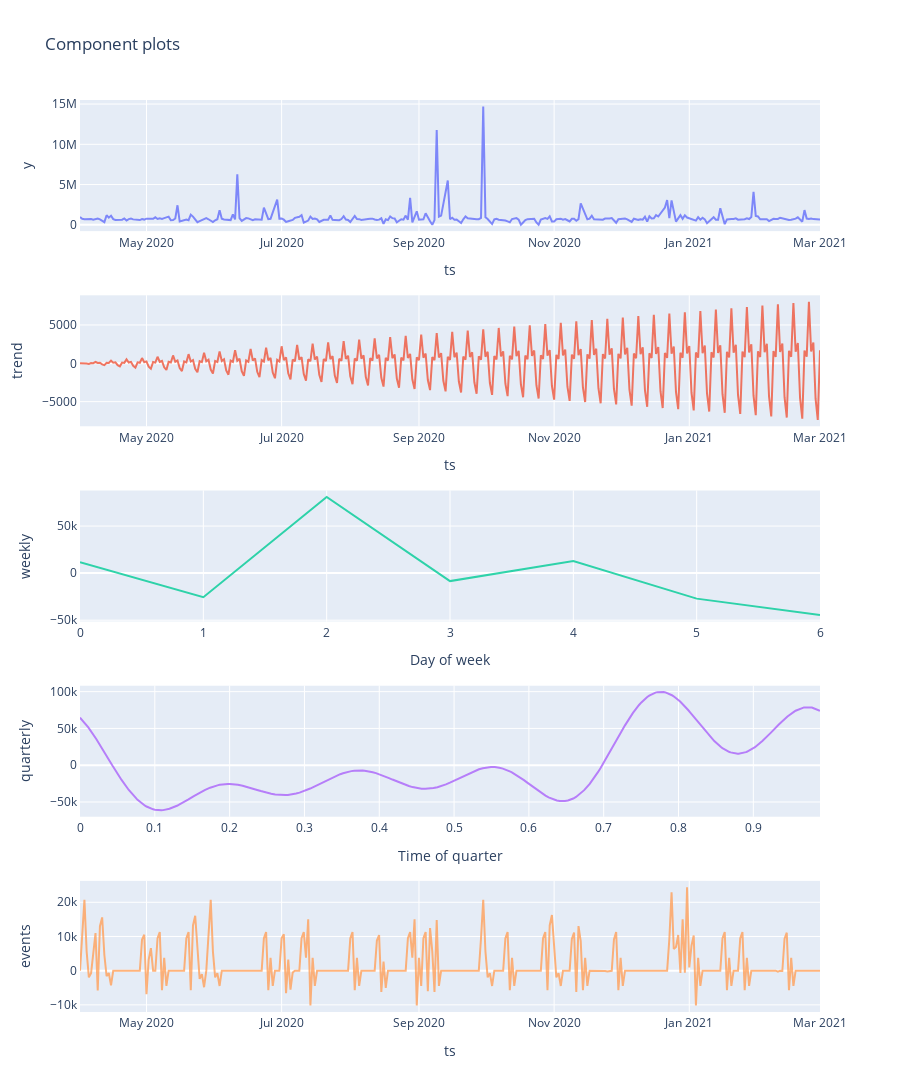

Source (notebook cell):
### Code cell
from plotly.offline import init_notebook_mode, iplot
init_notebook_mode(connected=True)

fig = backtest.plot_components()
iplot(fig)  # fig.show() if you are using "PROPHET" template

### Figure 1 — Plotly figure (JSON) as saved in the notebook; plotly's stock layout.template omitted (floating-point values rounded to 4 significant figures; data arrays with more than 128 entries replaced by an {"elided": "..."} marker saying what was removed)
{"data": [{"mode": "lines", "name": "y", "opacity": 0.8, "showlegend": false, "type": "scatter", "x": {"elided": "335 str values"}, "xaxis": "x", "y": {"elided": "335 float values"}, "yaxis": "y"}, {"mode": "lines", "name": "trend", "opacity": 0.8, "showlegend": false, "type": "scatter", "x": {"elided": "335 str values"}, "xaxis": "x2", "y": {"elided": "335 float values"}, "yaxis": "y2"}, {"mode": "lines", "name": "WEEKLY_SEASONALITY", "opacity": 0.8, "showlegend": false, "type": "scatter", "x": [0, 1, 2, 3, 4, 5, 6], "xaxis": "x3", "y": [11620.0, -25600.0, 80980.0, -8456.0, 12930.0, -27100.0, -44600.0], "yaxis": "y3"}, {"mode": "lines", "name": "QUARTERLY_SEASONALITY", "opacity": 0.8, "showlegend": false, "type": "scatter", "x": {"elided": "240 float values"}, "xaxis": "x4", "y": {"elided": "240 float values"}, "yaxis": "y4"}, {"mode": "lines", "name": "events", "opacity": 0.8, "showlegend": false, "type": "scatter", "x": {"elided": "335 str values"}, "xaxis": "x5", "y": {"elided": "335 float values"}, "yaxis": "y5"}], "layout": {"height": 1750, "showlegend": true, "title": {"text": "Component plots"}, "xaxis": {"anchor": "y", "domain": [0, 1], "mirror": true, "showline": true, "title": {"text": "ts"}}, "xaxis2": {"anchor": "y2", "domain": [0, 1], "mirror": true, "showline": true, "title": {"text": "ts"}}, "xaxis3": {"anchor": "y3", "domain": [0, 1], "mirror": true, "showline": true, "title": {"text": "Day of week"}}, "xaxis4": {"anchor": "y4", "domain": [0, 1], "mirror": true, "showline": true, "title": {"text": "Time of quarter"}}, "xaxis5": {"anchor": "y5", "domain": [0, 1], "mirror": true, "showline": true, "title": {"text": "ts"}}, "yaxis": {"anchor": "x", "domain": [0.856, 1.0], "mirror": true, "showline": true, "title": {"text": "y"}}, "yaxis2": {"anchor": "x2", "domain": [0.642, 0.786], "mirror": true, "showline": true, "title": {"text": "trend"}}, "yaxis3": {"anchor": "x3", "domain": [0.428, 0.572], "mirror": true, "showline": true, "title": {"text": "weekly"}}, "yaxis4": {"anchor": "x4", "domain": [0.214, 0.358], "mirror": true, "showline": true, "title": {"text": "quarterly"}}, "yaxis5": {"anchor": "x5", "domain": [0, 0.144], "mirror": true, "showline": true, "title": {"text": "events"}}}}
